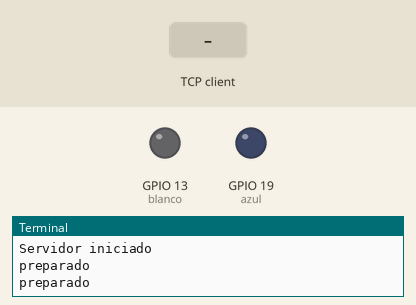
A program run on a simulated Raspberry Pi (BCM pin numbers). Shown: output pins drawn as LEDs (lit = HIGH), the last lines printed to the terminal. The inputs (shaded band) are chosen by the test bench. One TCP client connects 1 s after the port opens and stays connected; threads take turns every 2 ms.

Above: at 1.2 s.
1.3 s: the TCP client sends "azul"
At 1.7 s:
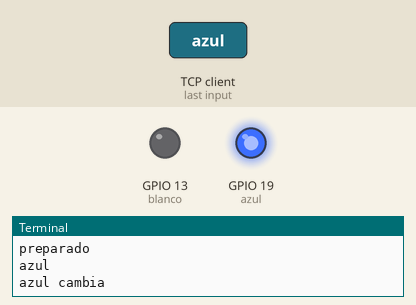
Timing chart, 0 to 4.3 s (numbered marks = the images above; inputs shaded):
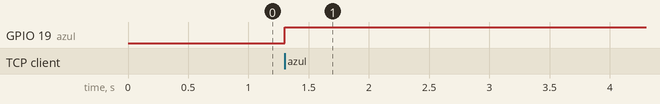

Measured:
- after the input at 1.3 s, GPIO 19 (azul): LOW → HIGH at once

The program:

led.py
```python
import RPi.GPIO as gp
import time
from socket import socket, AF_INET, SOCK_STREAM
from multiprocessing import Process
from _thread import *


HOST = '192.168.1.144';
PORT = 80;
azul = 19
blanco = 13

gp.setwarnings(False)
gp.setmode(gp.BCM)
gp.setup(azul, gp.OUT)
gp.setup(blanco, gp.OUT)
gp.output(azul, gp.LOW)
gp.output(blanco, gp.LOW)

pAzul = gp.PWM(azul, 1000)
pBlanco = gp.PWM(blanco, 1000)
pAzul.start(0)
pBlanco.start(0)

azulEncendido = False;
blancoEncendido = False;

def contestar(conn):
	global azulEncendido;
	global blancoEncendido;
	data = conn.recv(1024)
	if data:
		datos=bytes.decode(data)
		print(datos);
		if datos == "azul":
			if not azulEncendido:
				pAzul.ChangeDutyCycle(100);

			else:
				pAzul.ChangeDutyCycle(0);
			print("azul cambia");
			azulEncendido = not azulEncendido;
		if datos == "blanco":
			if not blancoEncendido:
				pBlanco.ChangeDutyCycle(100);
			else:
				pBlanco.ChangeDutyCycle(0);
			print("blanco cambia");
			blancoEncendido = not blancoEncendido;
		conn.send("ok".encode())


if __name__=='__main__':
	with socket(AF_INET, SOCK_STREAM) as s:
		s.bind((HOST, PORT));
		s.listen();
		print("Servidor iniciado");
		while True:
			print("preparado");
			conn, addr = s.accept()
			start_new_thread(contestar, (conn,));
```
